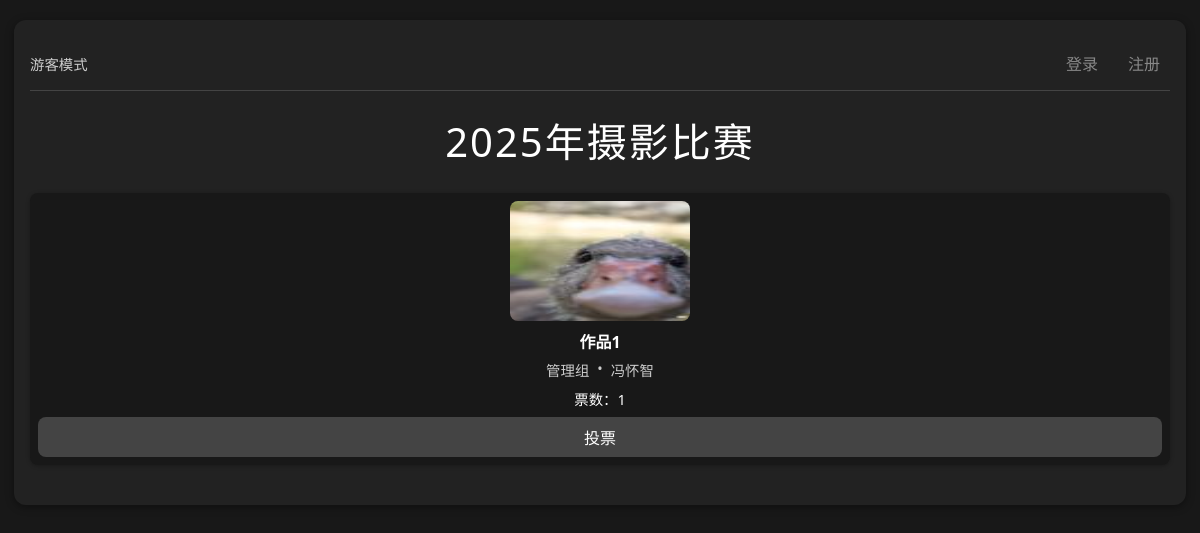
The page / on the database its author committed.
### app.py (models this page shows)
class Settings(db.Model):
    id = db.Column(db.Integer, primary_key=True)
    contest_title = db.Column(db.String(100), default="2025年摄影比赛")
    allow_upload = db.Column(db.Boolean, default=True)
    allow_vote = db.Column(db.Boolean, default=True)
    one_vote_per_user = db.Column(db.Boolean, default=False)  # 限制每个用户只能投一次票
    vote_start_time = db.Column(db.DateTime, nullable=True)  # 投票开始时间
    vote_end_time = db.Column(db.DateTime, nullable=True)    # 投票结束时间
    show_rankings = db.Column(db.Boolean, default=True)  # 是否显示排行榜
    icp_number = db.Column(db.String(100), nullable=True)  # ICP备案号
    risk_control_enabled = db.Column(db.Boolean, default=True)  # 是否启用风控
    max_votes_per_ip = db.Column(db.Integer, default=10)  # 单IP最大投票次数
    vote_time_window = db.Column(db.Integer, default=60)  # 投票时间窗口（分钟）
    max_accounts_per_ip = db.Column(db.Integer, default=5)  # 单IP最大登录账号数
    account_time_window = db.Column(db.Integer, default=1440)  # 账号登录时间窗口（分钟，默认24小时）
    watermark_enabled = db.Column(db.Boolean, default=True)  # 是否启用水印
    watermark_text = db.Column(db.String(200), default="{contest_title}-{student_name}-{qq_number}")  # 水印文本格式
    watermark_opacity = db.Column(db.Float, default=0.3)  # 水印透明度 (0.1-1.0)
    watermark_position = db.Column(db.String(20), default="bottom_right")  # 水印位置
    watermark_font_size = db.Column(db.Integer, default=20)  # 水印字体大小

class Photo(db.Model):
    id = db.Column(db.Integer, primary_key=True)
    url = db.Column(db.String(128))
    thumb_url = db.Column(db.String(128))
    title = db.Column(db.String(100), nullable=True)  # 作品名称
    class_name = db.Column(db.String(32))
    student_name = db.Column(db.String(32))
    vote_count = db.Column(db.Integer, default=0)
    user_id = db.Column(db.Integer, db.ForeignKey('user.id'), nullable=False)
    status = db.Column(db.Integer, default=0)  # 0=待审核, 1=已通过, 2=已拒绝
    created_at = db.Column(db.DateTime, default=db.func.current_timestamp())
    votes = db.relationship('Vote', backref='photo', lazy=True)

### app.py (the view, shortened to what this page needs)
@app.route('/')
def index():
    photos = Photo.query.filter_by(status=1).all()  # 只显示已审核通过的照片
    settings = get_settings()
    current_user = None
    user_has_voted = False
    user_voted_photo_id = None
    can_vote_now, vote_message = is_voting_time()
    return render_template('index.html',
                         contest_title=settings.contest_title,
                         photos=photos,
                         current_user=current_user,
                         allow_vote=settings.allow_vote,
                         can_vote_now=can_vote_now,
                         vote_message=vote_message,
                         one_vote_per_user=settings.one_vote_per_user,
                         user_has_voted=user_has_voted,
                         user_voted_photo_id=user_voted_photo_id,
                         vote_start_time=settings.vote_start_time,
                         vote_end_time=settings.vote_end_time,
                         show_rankings=settings.show_rankings,
                         settings=settings)

### app.py (called while the page is built)
def get_settings():
    settings = Settings.query.first()
    if not settings:
        settings = Settings()
        db.session.add(settings)
        db.session.commit()
    return settings

def is_voting_time():
    settings = get_settings()
    if not settings.allow_vote:
        return False, "投票功能已关闭"
    from datetime import datetime
    now = datetime.now()
    if settings.vote_start_time and now < settings.vote_start_time:
        return False, f"投票将于 {settings.vote_start_time.strftime('%Y-%m-%d %H:%M')} 开始"
    if settings.vote_end_time and now > settings.vote_end_time:
        return False, f"投票已于 {settings.vote_end_time.strftime('%Y-%m-%d %H:%M')} 结束"
    return True, "可以投票"

### templates/index.html (shortened to what this page needs)
<!DOCTYPE html>
<html lang="zh-cn">
<head>
</head>
<body{% if current_user and current_user.role < 2 %} class="user-protection"{% endif %}>
    <div class="container">
        <div class="user-nav">
            {% if current_user %}
                <div class="user-info">
                    欢迎，{{ current_user.real_name }}({{ current_user.school_id }})
                    {% if current_user.role == 3 %}(系统管理员)
                    {% elif current_user.role == 2 %}(管理员)
                    {% else %}(用户)
                    {% endif %}
                </div>
                <div class="user-links">
                    <a href="{{ url_for('my_photos') }}">我的照片</a>
                    {% if show_rankings %}
                        <a href="{{ url_for('rankings') }}">票数排行榜</a>
                    {% endif %}
                    <a href="{{ url_for('change_password') }}">修改密码</a>
                    {% if current_user.role >= 2 %}
                        <a href="{{ url_for('admin') }}">管理面板</a>
                    {% endif %}
                    {% if current_user.role >= 3 %}
                        <a href="{{ url_for('settings') }}">系统设置</a>
                        <a href="{{ url_for('manage_users') }}">用户管理</a>
                    {% endif %}
                    <a href="{{ url_for('logout') }}">退出登录</a>
                </div>
            {% else %}
                <div class="user-info">游客模式</div>
                <div class="user-links">
                    <a href="{{ url_for('login') }}">登录</a>
                    <a href="{{ url_for('register') }}">注册</a>
                </div>
            {% endif %}
        </div>
        <div class="title">{{ contest_title }}</div>
        <div class="photo-grid">
            {% for photo in photos %}
            <div class="photo-item">
                <img src="/thumb/{{ photo.id }}" alt="参赛照片" onclick="showModal('/image/{{ photo.id }}')">
                {% if photo.title %}
                <div class="photo-title">{{ photo.title }}</div>
                {% endif %}
                <div class="photo-info">
                    <span>{{ photo.class_name }}</span>
                    <span>•</span>
                    <span>{{ photo.student_name }}</span>
                </div>
                <div class="photo-vote-row">
                    <span id="vote-count-{{ photo.id }}">票数：{{ photo.vote_count }}</span>
                </div>
                {% if not can_vote_now %}
                    <button class="photo-vote-btn" disabled>{{ vote_message.split('：')[0] if '：' in vote_message else vote_message }}</button>
                {% elif one_vote_per_user and user_has_voted %}
                    {% if user_voted_photo_id == photo.id %}
                        <button class="photo-vote-btn voted" disabled>已投票</button>
                    {% else %}
                        <button class="photo-vote-btn" disabled>已投其他作品</button>
                    {% endif %}
                {% else %}
                    <button class="photo-vote-btn" onclick="votePhoto('{{ photo.id }}')">投票</button>
                {% endif %}
            </div>
            {% endfor %}
        </div>
    </div>
</body>
</html>

### templates/index.html (style rules this page uses)
body { background: #181818; color: #fff; font-family: 'Segoe UI', Arial, sans-serif; margin: 0; padding: 0; }
.container { max-width: 1200px; margin: 32px auto; padding: 16px; background: #222; border-radius: 12px; box-shadow: 0 2px 8px #0006; }
.title { text-align: center; font-size: clamp(1.5rem, 4vw, 2.5rem); margin-bottom: 24px; letter-spacing: 2px; }
.user-nav { display: flex; justify-content: space-between; align-items: center; margin-bottom: 20px; padding: 10px 0; border-bottom: 1px solid #444; }
.user-info { font-size: 0.9rem; color: #ccc; }
.user-links { display: flex; gap: 10px; }
.user-links a { color: #888; text-decoration: none; padding: 5px 10px; border-radius: 4px; transition: background 0.2s; }
.photo-grid { display: grid; grid-template-columns: repeat(auto-fit, minmax(200px, 1fr)); gap: 18px; margin-bottom: 24px; }
.photo-item { background: #181818; border-radius: 8px; padding: 8px; box-shadow: 0 1px 4px #0004; display: flex; flex-direction: column; align-items: center; }
.photo-item img { width: 100%; max-width: 180px; max-height: 120px; border-radius: 8px; cursor: pointer; margin-bottom: 8px; transition: box-shadow 0.2s; }
.photo-title { width: 100%; text-align: center; font-weight: bold; font-size: 1rem; color: #fff; margin-bottom: 6px; word-wrap: break-word; }
.photo-info { width: 100%; display: flex; justify-content: center; gap: 8px; font-size: 0.9rem; color: #ccc; margin-bottom: 8px; }
.photo-vote-row { width: 100%; display: flex; justify-content: center; align-items: center; gap: 8px; font-size: 0.9rem; margin-bottom: 8px; }
.photo-vote-btn { width: 100%; padding: 8px; background: #444; color: #fff; border: none; border-radius: 8px; font-size: 1rem; cursor: pointer; transition: background 0.2s; }
@media (max-width: 1200px) { .container { max-width: 95%; margin: 20px auto; } }
@media (max-width: 1200px) { .photo-grid { grid-template-columns: repeat(auto-fit, minmax(180px, 1fr)); gap: 16px; } }

### rows shown on the page
Settings: contest_title "2025年摄影比赛"
Photo: title "作品1", class_name "管理组", student_name "冯怀智", vote_count "1"
